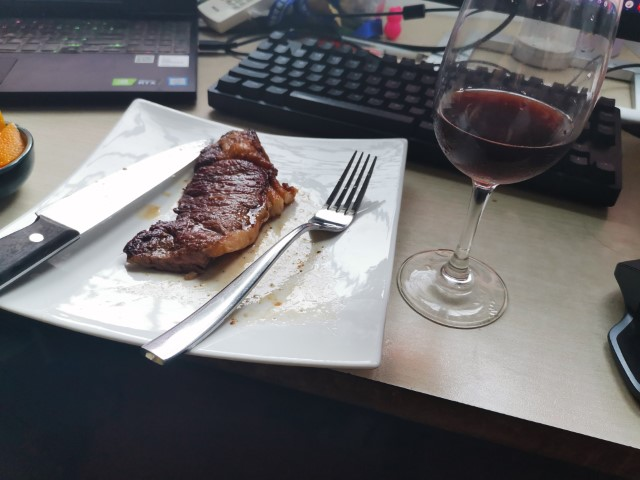
#> input picture 计算机科学与技术/学硕专硕_计算机视觉/作业/2021/code/assignment4/b_02.jpg, 640 x 480 px
$ python feature_matching.py
#> lines starting #> are read from the running program, lines starting #| are printed output that depends on the picture; after the words box and inside, x2 and y2 are one past the last pixel; in counts of white or black regions, pixels touching at a corner belong together
import numpy as np
import cv2 as cv
from matplotlib import pyplot as plt
# https://docs.opencv.org/4.3.0/d1/de0/tutorial_py_feature_homography.html

MIN_MATCH_COUNT = 10
img1 = cv.imread('b_02.jpg')          # queryImage
#> img1 is the input picture: shape (480, 640, 3); mean B, G, R 108.4, 106.7, 108.2
img2 = cv.imread('b_03.jpg') # trainImage
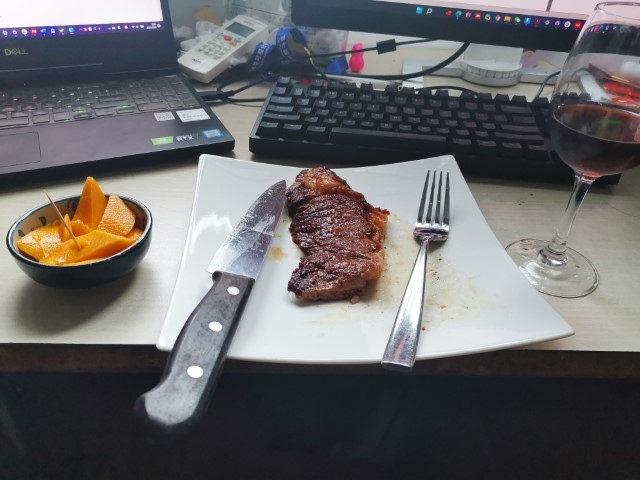
#> input picture 计算机科学与技术/学硕专硕_计算机视觉/作业/2021/code/assignment4/b_03.jpg, 640 x 480 px
#> img2 is the input picture: shape (480, 640, 3); mean B, G, R 104, 103, 103.9
img1= cv.cvtColor(img1,cv.COLOR_BGR2GRAY)
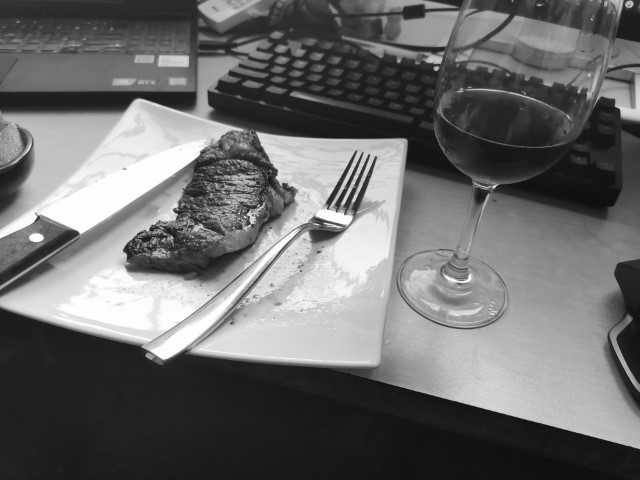
#> img1: shape (480, 640); min 13, max 255, mean 107.4
img2= cv.cvtColor(img2,cv.COLOR_BGR2GRAY)
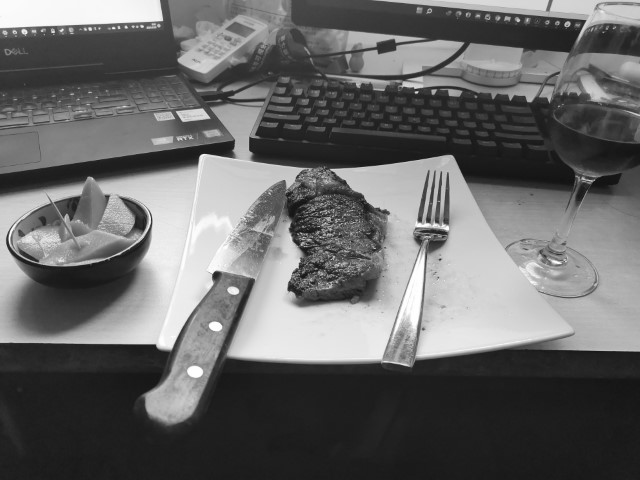
#> img2: shape (480, 640); min 15, max 255, mean 103.4
# Initiate SIFT detector
sift = cv.xfeatures2d.SIFT_create()
# find the keypoints and descriptors with SIFT
kp1, des1 = sift.detectAndCompute(img1,None)
#> kp1 = 991 keypoints; strongest (x, y, size): (37, 238, 7.7), (436, 68, 2.9), (160, 317, 56.3), (353, 200, 2.6)
kp2, des2 = sift.detectAndCompute(img2,None)
#> kp2 = 1057 keypoints; strongest (x, y, size): (416, 92, 2), (216, 275, 6.1), (142, 26, 2), (126, 27, 1.9)
FLANN_INDEX_KDTREE = 1
index_params = dict(algorithm = FLANN_INDEX_KDTREE, trees = 5)
search_params = dict(checks = 50)
flann = cv.FlannBasedMatcher(index_params, search_params)
matches = flann.knnMatch(des1,des2,k=2)
#> matches = 991 matches
# store all the good matches as per Lowe's ratio test.
good = []
for m,n in matches:
    if m.distance < 0.7*n.distance:
        good.append(m)
#> after the loop, good = 28 matches

if len(good)>MIN_MATCH_COUNT:
    src_pts = np.float32([ kp1[m.queryIdx].pt for m in good ]).reshape(-1,1,2)
#> src_pts = 28 rows, first 8: [30.14, 249.7], [34.11, 262.3], [64.1, 50.82], [179.2, 253.5], [199.6, 14.58], [210.1, 108.7], [216.3, 88.01], [235.4, 7.37]
    dst_pts = np.float32([ kp2[m.trainIdx].pt for m in good ]).reshape(-1,1,2)
#> dst_pts = 28 rows, first 8: [236.7, 301.8], [87.84, 265.7], [77.84, 118.3], [340.1, 281.7], [177.6, 63.6], [250.5, 153.4], [256.5, 134], [215.7, 57.76]
    M, mask = cv.findHomography(src_pts, dst_pts, cv.RANSAC,5.0)
#> M = [[1.05, 0.649, -20.34], [-0.0754, 1, 73.26], [0.000324, 0.000111, 1]]; mask = 28 values, max 1 at index 2, min 0 at index 0, mean 0.393
    matchesMask = mask.ravel().tolist()
#> matchesMask has the same summary as mask
    h,w = img1.shape
#> h = 480; w = 640
    pts = np.float32([ [0,0],[0,h-1],[w-1,h-1],[w-1,0] ]).reshape(-1,1,2)
#> pts = [[0, 0], [0, 479], [639, 479], [639, 0]]
    dst = cv.perspectiveTransform(pts,M)
#> dst = [[-20.34, 73.26], [275.6, 524.5], [761.9, 400.1], [538.2, 20.77]]
    img2 = cv.polylines(img2,[np.int32(dst)],True,255,3, cv.LINE_AA)
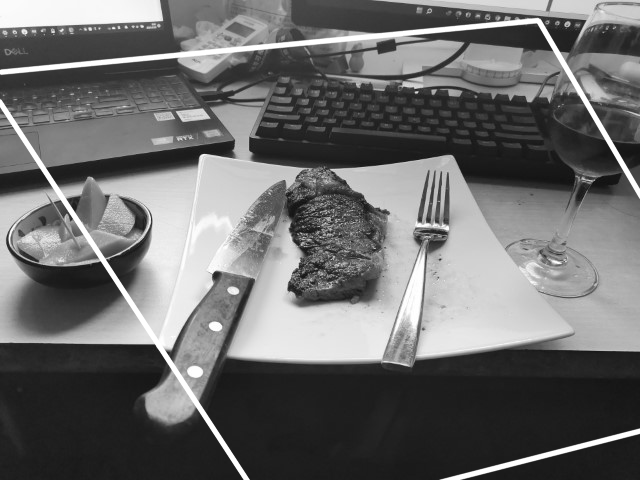
#> img2: shape (480, 640); 3.06% of pixels changed, all inside (x1, y1, x2, y2) = (0, 17, 640, 480)
else:
    print( "Not enough matches are found - {}/{}".format(len(good), MIN_MATCH_COUNT) )
    matchesMask = None

draw_params = dict(matchColor = (0,255,0), # draw matches in green color
                   singlePointColor = None,
                   matchesMask = matchesMask, # draw only inliers
                   flags = 2)
#> draw_params = 4 items
img3 = cv.drawMatches(img1,kp1,img2,kp2,good,None,**draw_params)
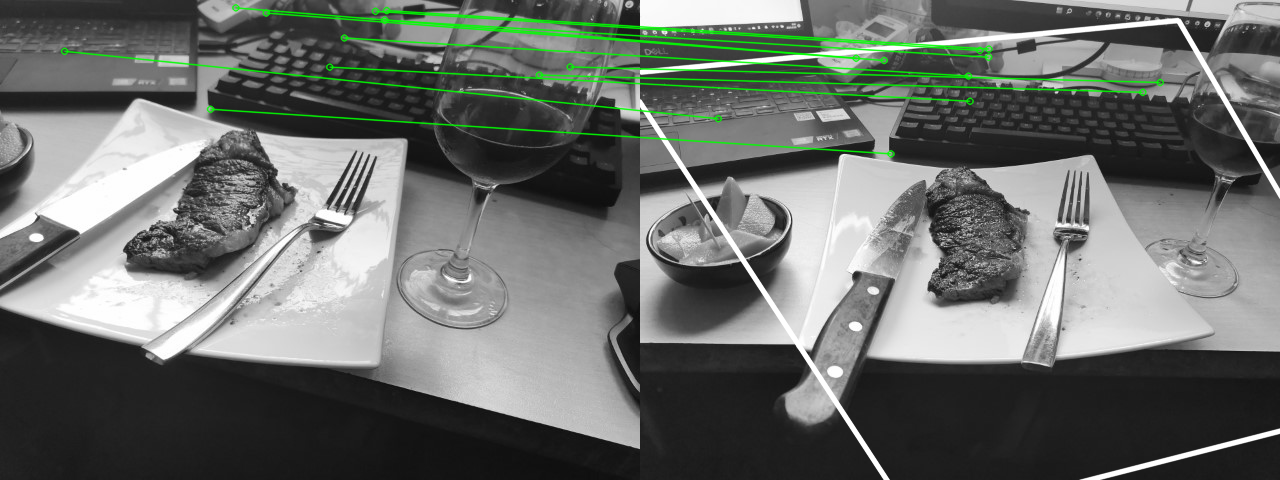
#> img3: shape (480, 1280, 3); mean of channels 0, 1, 2 105.9, 109.9, 105.9; drawn as B, G, R
plt.imshow(img3, 'gray'),plt.show()
